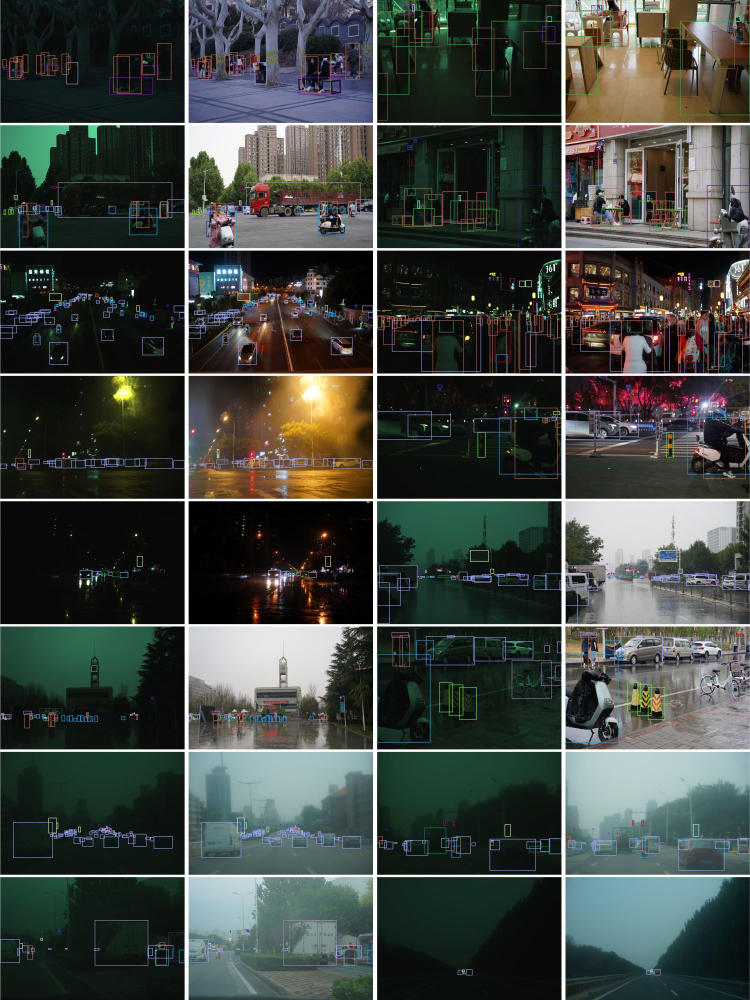
#> input picture images/examples.jpg, 1500 x 2000 px, found by its file name (shown at 1/2 size)
$ python downsample_srgb_images.py --root ../images --target ../images/examples.jpg
#> lines starting #> are read from the running program, lines starting #| are printed output that depends on the picture
import os
import cv2
from tqdm import tqdm
import argparse


def downsampling(args):
    root = args.root
    target = args.target

    if not os.path.exists(target):
        os.makedirs(target)

    images = sorted(os.listdir(root))
    images = sorted([n.split('.')[0] for n in images])

    for name in tqdm(images):
        image_srgb = cv2.imread(os.path.join(root, name + '.JPG'))
#> image_srgb is the input picture: shape (2000, 1500, 3); mean B, G, R 65.5, 70.1, 64.5
        height, width = image_srgb.shape[0], image_srgb.shape[1]
#> height = 2000; width = 1500

        image_srgb = cv2.resize(image_srgb, (int(width / 3), int(height / 3)), interpolation = cv2.INTER_LINEAR)
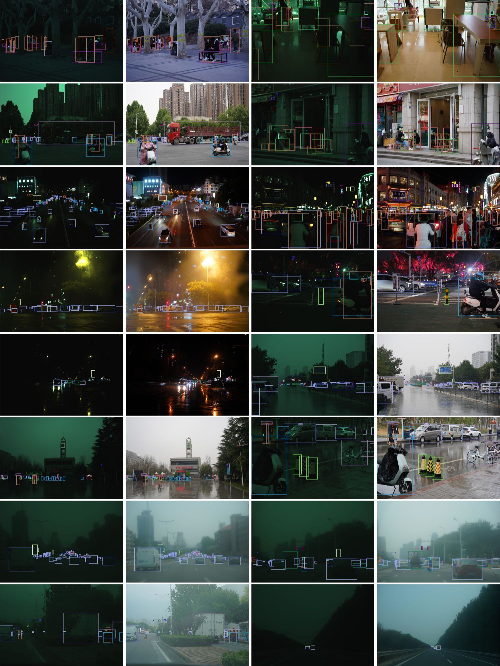
#> image_srgb: shape (666, 500, 3); mean B, G, R 65.2, 69.8, 64.3

        cv2.imwrite(os.path.join(target, name + '.JPG'), image_srgb)


if __name__ == '__main__':
    parser = argparse.ArgumentParser()
    parser.add_argument("--root", required=True, type=str)
    parser.add_argument("--target", required=True, type=str)
    args = parser.parse_args()

    downsampling(args)
